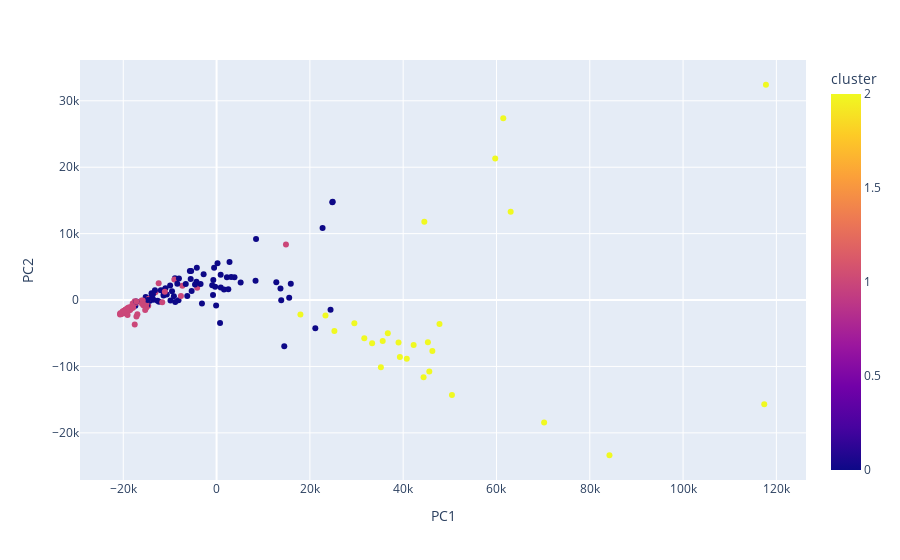

Notebook code cell kept with this figure:
### Code cell
pca = PCA(n_components=2)
reduced_features = pca.fit_transform(features)

reduced_df = pd.DataFrame(reduced_features, columns=['PC1', 'PC2'])
reduced_df['cluster'] = cluster_labels

# Plot clusters using Plotly
fig = px.scatter(reduced_df, x='PC1', y='PC2', color='cluster', hover_name=df_pays['country'])
fig.show()

### Figure 1 — Plotly figure (JSON) as saved in the notebook; plotly's stock layout.template omitted (floating-point values rounded to 4 significant figures; data arrays with more than 128 entries replaced by an {"elided": "..."} marker saying what was removed)
{"data": [{"hovertemplate": "<b>%{hovertext}</b><br><br>PC1=%{x}<br>PC2=%{y}<br>cluster=%{marker.color}<extra></extra>", "hovertext": {"elided": "167 str values"}, "legendgroup": "", "marker": {"color": {"elided": "167 int values"}, "coloraxis": "coloraxis", "symbol": "circle"}, "mode": "markers", "name": "", "orientation": "v", "showlegend": false, "x": {"elided": "167 float values"}, "xaxis": "x", "y": {"elided": "167 float values"}, "yaxis": "y", "type": "scatter"}], "layout": {"xaxis": {"anchor": "y", "domain": [0.0, 1.0], "title": {"text": "PC1"}}, "yaxis": {"anchor": "x", "domain": [0.0, 1.0], "title": {"text": "PC2"}}, "coloraxis": {"colorbar": {"title": {"text": "cluster"}}, "colorscale": [[0.0, "#0d0887"], [0.1111, "#46039f"], [0.2222, "#7201a8"], [0.3333, "#9c179e"], [0.4444, "#bd3786"], [0.5556, "#d8576b"], [0.6667, "#ed7953"], [0.7778, "#fb9f3a"], [0.8889, "#fdca26"], [1.0, "#f0f921"]]}, "legend": {"tracegroupgap": 0}, "margin": {"t": 60}}}
